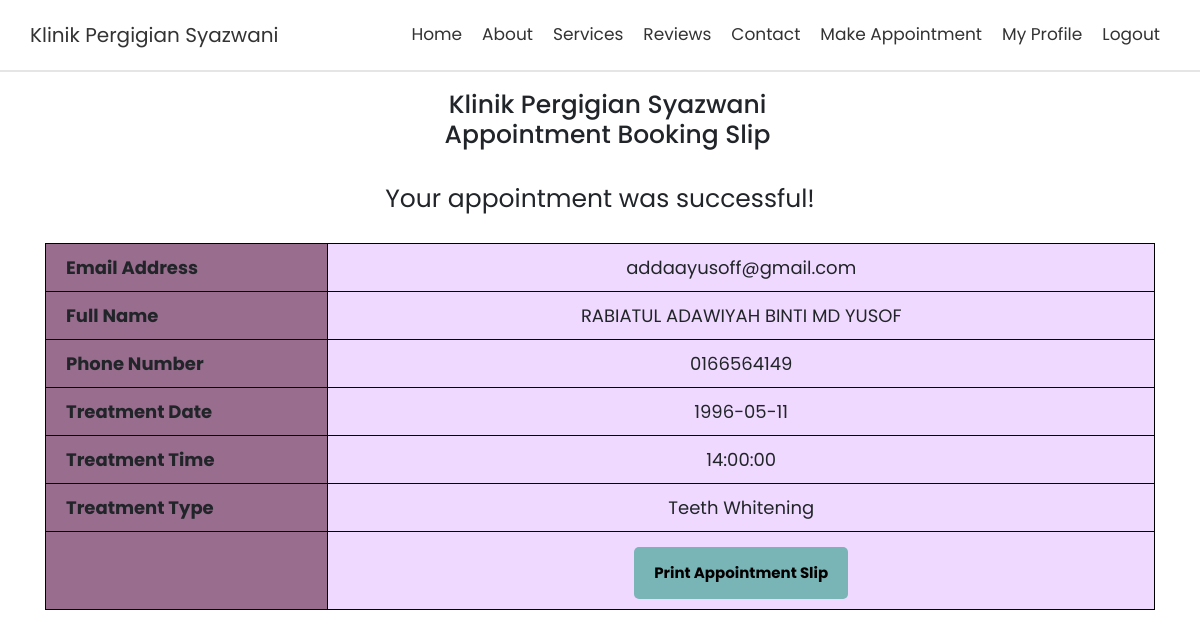
Page /slipbook.php (signed in) on the committed database.
### tables this page shows
CREATE TABLE `booking` (
  `id` int(250) NOT NULL,
  `emailaddress` varchar(50) NOT NULL,
  `date` date NOT NULL,
  `time` time NOT NULL,
  `treatmenttype` varchar(50) NOT NULL,
  `status` varchar(50) NOT NULL
);

CREATE TABLE `user` (
  `fullname` varchar(50) NOT NULL,
  `ic` varchar(20) NOT NULL,
  `emailaddress` varchar(50) NOT NULL,
  `phoneno` varchar(20) NOT NULL,
  `gender` varchar(20) NOT NULL,
  `password` varchar(50) NOT NULL
);

CREATE TABLE `treatment` (
  `bil` int(100) NOT NULL,
  `treatmenttype` varchar(50) NOT NULL,
  `treatmentdesc` varchar(250) NOT NULL,
  `treatmentprice` varchar(100) NOT NULL
);

### slipbook.php (the view, shortened to what this page needs)
<!DOCTYPE html>
<html>
  <head>
  </head>
  <body>
    <header>
    <?php include "banner.php"; ?>
    </header>
    <?php session_start();
    include 'db_con.php';
    $user=$_SESSION['email'];
    $sql = "SELECT * FROM  booking b, user u, treatment t WHERE  b.emailaddress= u.emailaddress AND t.treatmenttype = b.treatmenttype AND b.emailaddress = '$user'";
    $result = $conn->query($sql);
  if ($result->num_rows > 0) {
    while($row = $result->fetch_assoc()) {
        $fname=$row["fullname"];
        $email=$row["emailaddress"];
        $phoneno=$row["phoneno"];
        $date=$row["date"];
        $time=$row["time"];
        $treatment=$row["treatmenttype"];
    }
  }
  else{
    echo'<font color=red>No record found';
  }
?>
      <div class="main-content">
        <div class="container">
          <div class="register-area">
            <h1 style=" text-align: center; padding-top: 90px; padding-left: 15px;">Klinik Pergigian Syazwani <br> Appointment Booking Slip</h1> <br>
            <p style=" text-align: center; padding-top: 10px; font-size: 25px; ">Your appointment was successful!</p> <br>
            <form role="form" id="register-form">
            <table align="center" border="1">
                <tr>
                    <th width="104">Email Address</td>
                    <td width="350"><?php echo $email?></td>
                </tr>
              <tr>
                  <th width="104">Full Name</td>
                  <td width="350"><?php echo $fname?></td>
              </tr>
              <tr>
                  <th width="104">Phone Number</td>
                  <td width="350"><?php echo $phoneno?></td>
              </tr>
              <tr>
                  <th width="104">Treatment Date</td>
                  <td width="350"><?php echo $date?></td>
              </tr>
              <tr>
                  <th width="104">Treatment Time</td>
                  <td width="350"><?php echo $time?></td>
              </tr>
              <tr>
                  <th width="104">Treatment Type</td>
                  <td width="350"><?php echo $treatment?></td>
              </tr>
              <tr>
                  <th width="104">&nbsp&nbsp</td>
                  <td width="350"><button type="submit" class="btnbtn-warning" onclick="window.print()">Print Appointment Slip</button></td>
              </tr>
              </table>
          </div>
        </div>
      </div>
  </body>
</html>

### css/style.css (style rules this page uses)
:root { --blue:#00b8b8; --black:#333; --white:#fff; --light-color:#666; --light-bg:#eee; --border:.2rem solid rgba(0,0,0,.1); --box-shadow:0 .5rem 1rem rgba(0,0,0,.1); }
* { font-family: 'Poppins', sans-serif; margin:0; padding:0; box-sizing: border-box; outline: none; border:none; text-decoration: none !important; }
html { font-size: 62.5%; overflow-x: hidden; scroll-behavior: smooth; scroll-padding-top: 6.5rem; }

### slipbook.php (style rules this page uses)
table { border-collapse: collapse; width: 100%; }
table, td, th { border: 1px solid black; font-size:18px; padding-left:20px; }
th { background-color: #986D8E; }
td { padding: 10px; text-align: center; background-color: #F0D9FF; }
.btnbtn-warning { background-color: #79B4B7; border-radius: 5px; margin-top: 5px; padding: 15px 20px 15px 20px; color: black; font-size: 15px; font-weight: bold; }

### rows in the picture
booking: user.emailaddress "addaayusoff@gmail.com", user.fullname "RABIATUL ADAWIYAH BINTI MD YUSOF", user.phoneno "0166564149", date "1996-05-11", time "14:00:00", treatment.treatmenttype "Teeth Whitening"
